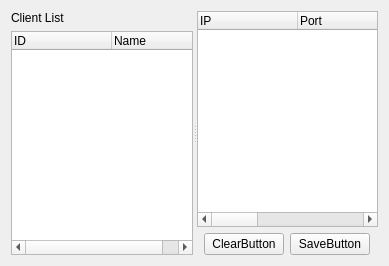
<?xml version="1.0" encoding="UTF-8"?>
<ui version="4.0">
 <class>tcplog</class>
 <widget class="QWidget" name="tcplog">
  <property name="geometry">
   <rect>
    <x>0</x>
    <y>0</y>
    <width>389</width>
    <height>266</height>
   </rect>
  </property>
  <property name="windowTitle">
   <string>Form</string>
  </property>
  <layout class="QHBoxLayout" name="horizontalLayout_2">
   <item>
    <widget class="QSplitter" name="splitter">
     <property name="orientation">
      <enum>Qt::Horizontal</enum>
     </property>
     <widget class="QWidget" name="layoutWidget">
      <layout class="QVBoxLayout" name="verticalLayout_2">
       <item>
        <widget class="QLabel" name="label">
         <property name="text">
          <string>Client List</string>
         </property>
        </widget>
       </item>
       <item>
        <widget class="QTreeWidget" name="treeWidget">
         <column>
          <property name="text">
           <string notr="true">ID</string>
          </property>
         </column>
         <column>
          <property name="text">
           <string>Name</string>
          </property>
         </column>
        </widget>
       </item>
      </layout>
     </widget>
     <widget class="QWidget" name="layoutWidget">
      <layout class="QVBoxLayout" name="verticalLayout">
       <item>
        <widget class="QTreeWidget" name="logtreeWidget">
         <column>
          <property name="text">
           <string>IP</string>
          </property>
         </column>
         <column>
          <property name="text">
           <string>Port</string>
          </property>
         </column>
         <column>
          <property name="text">
           <string>ID</string>
          </property>
         </column>
         <column>
          <property name="text">
           <string>Name</string>
          </property>
         </column>
         <column>
          <property name="text">
           <string>Message</string>
          </property>
         </column>
         <column>
          <property name="text">
           <string>Time</string>
          </property>
         </column>
        </widget>
       </item>
       <item>
        <layout class="QHBoxLayout" name="horizontalLayout">
         <item>
          <spacer name="horizontalSpacer">
           <property name="orientation">
            <enum>Qt::Horizontal</enum>
           </property>
           <property name="sizeHint" stdset="0">
            <size>
             <width>40</width>
             <height>20</height>
            </size>
           </property>
          </spacer>
         </item>
         <item>
          <widget class="QPushButton" name="clearButton">
           <property name="text">
            <string>ClearButton</string>
           </property>
          </widget>
         </item>
         <item>
          <widget class="QPushButton" name="saveButton">
           <property name="text">
            <string>SaveButton</string>
           </property>
          </widget>
         </item>
         <item>
          <spacer name="horizontalSpacer_2">
           <property name="orientation">
            <enum>Qt::Horizontal</enum>
           </property>
           <property name="sizeHint" stdset="0">
            <size>
             <width>40</width>
             <height>20</height>
            </size>
           </property>
          </spacer>
         </item>
        </layout>
       </item>
      </layout>
     </widget>
    </widget>
   </item>
  </layout>
 </widget>
 <resources/>
 <connections>
  <connection>
   <sender>clearButton</sender>
   <signal>clicked()</signal>
   <receiver>logtreeWidget</receiver>
   <slot>clear()</slot>
   <hints>
    <hint type="sourcelabel">
     <x>246</x>
     <y>247</y>
    </hint>
    <hint type="destinationlabel">
     <x>289</x>
     <y>119</y>
    </hint>
   </hints>
  </connection>
 </connections>
</ui>
